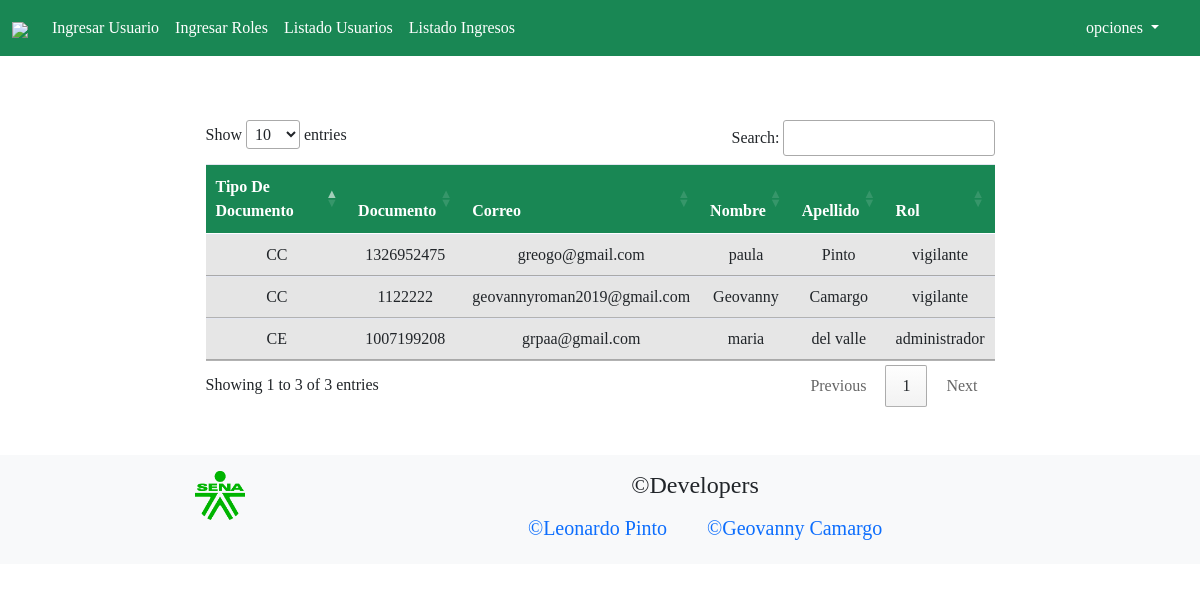
/pages/listado.php (signed in), run on the app's committed database.
### tables this page shows
CREATE TABLE `personas` (
  `id` int(11) NOT NULL,
  `tipo_documento` int(11) NOT NULL,
  `documento` int(11) NOT NULL,
  `correo` varchar(80) NOT NULL,
  `nombre` varchar(70) NOT NULL,
  `apellido` varchar(70) NOT NULL,
  `pass` varchar(300) NOT NULL,
  `rol` int(70) NOT NULL
);

CREATE TABLE `sub_item` (
  `id` int(11) NOT NULL,
  `id_item` int(11) NOT NULL,
  `descripcion` varchar(70) NOT NULL
);

### pages/listado.php (the view, shortened to what this page needs)
<!DOCTYPE html>
<html lang="es">
<head>
    <link rel="stylesheet" href="../bootstrap-5.0.2-dist/css/sb-admin-2.css">
    <link rel="stylesheet" href="../bootstrap-5.0.2-dist/css/bootstrap.min.css">
    <link rel="stylesheet" href="//cdn.datatables.net/1.12.1/css/jquery.dataTables.min.css">
</head>
<body class="nav">
<?php
    include("../componentes/navbar.php");
?>
<div class="container mt-5">
<div class="col-12 col-sm-12 col-md-9 col-xl-9 p-4  mt-5 ml-auto mr-auto">
    <div class="overflow-auto">
            <?php
            include("../crud/model/connection.php");
            ?>
                <table class="table table-striped text-center text-white" id="myTable">
                    <thead>
                        <tr>
                            <th scope="col" class="bg-success">Tipo De Documento</th>
                            <th scope="col" class="bg-success">Documento</th>
                            <th scope="col" class="bg-success">Correo</th>
                            <th scope="col" class="bg-success">Nombre</th>
                            <th scope="col" class="bg-success">Apellido</th>
                            <th scope="col" class="bg-success">Rol</th>
                        </tr>
                    </thead>
                        <tbody id="myTable" >
                            <?php
                            include("../crud/model/connection.php");
                            $sql = $con->query(" SELECT * FROM personas");
                            while($datos=$sql->fetch_object()) {
                                    $sql_tipoDoc = $con->query("SELECT descripcion FROM sub_item    WHERE id = '$datos->tipo_documento'");
                                    while($row= mysqli_fetch_array($sql_tipoDoc)) {
                                    $tipoDoc = $row['descripcion'];
                                    }
                                    $sql_rol = $con->query("SELECT descripcion FROM sub_item WHERE id = '$datos->rol'");
                                    while($row= mysqli_fetch_array($sql_rol)) {
                                    $rol = $row['descripcion'];
                                    }
                                    ?>
                            <tr class="table-active">
                                <td><?= $tipoDoc?></td>
                                <td><?= $datos->documento?></td>
                                <td><?= $datos->correo?></td>
                                <td><?= $datos->nombre?></td>
                                <td><?= $datos->apellido?></td>
                                <td><?= $rol?></td>
                            </tr>
                        <?php
                            }
                            ?>
                        </tbody>
                </table>
                </div>
            </div>
    </div>
</body>
</html>
<?php
    include("../componentes/footer.php");
?>

### data on the page
personas: tipo_documento.descripcion "CC", documento "1326952475", correo "greogo@gmail.com", nombre "paula", apellido "Pinto", rol.descripcion "vigilante"
personas: tipo_documento.descripcion "CE", documento "1007199208", correo "grpaa@gmail.com", nombre "maria", apellido "del valle", rol.descripcion "administrador"
personas: tipo_documento.descripcion "CC", documento "1122222", correo "geovannyroman2019@gmail.com", nombre "Geovanny", apellido "Camargo", rol.descripcion "vigilante"
